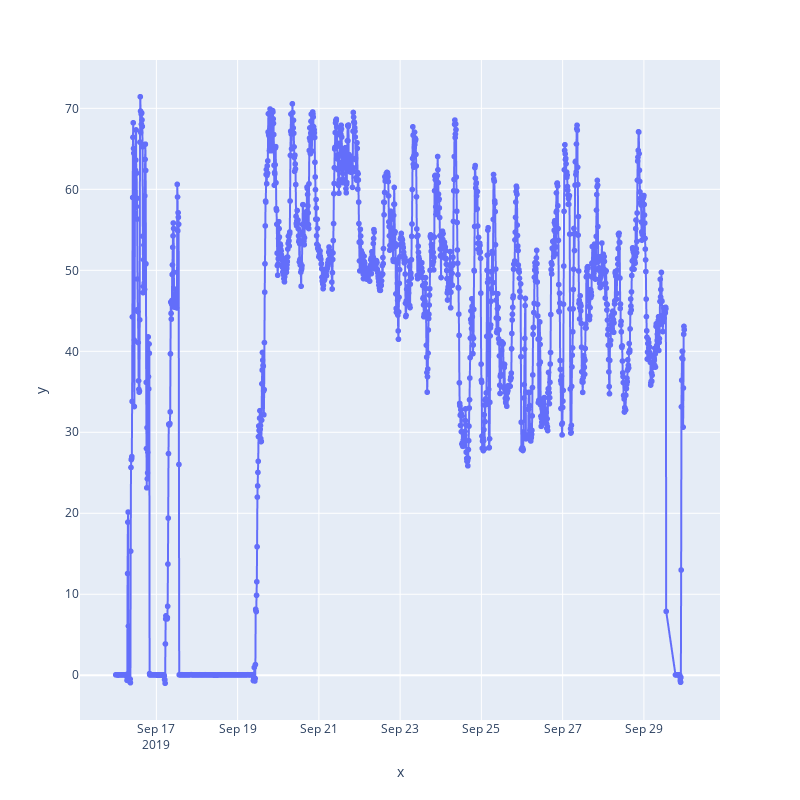

The code cell stored with this chart in its notebook:
### Code cell
fig = px.scatter(x=pd.to_datetime(ndatT["Time:ISO"],unit='s'),
                 y=ndatT["POTENCIA_ACTIVA:MW"]).update_traces(mode='lines+markers')
fig.update_layout(
    autosize=False,
    width=800,
    height=800,
)
fig.show()

### Figure 1 — Plotly figure (JSON) as saved in the notebook; plotly's stock layout.template omitted (floating-point values rounded to 4 significant figures; data arrays with more than 128 entries replaced by an {"elided": "..."} marker saying what was removed)
{"data": [{"hovertemplate": "x=%{x}<br>y=%{y}<extra></extra>", "legendgroup": "", "marker": {"color": "#636efa", "symbol": "circle"}, "mode": "lines+markers", "name": "", "showlegend": false, "type": "scattergl", "x": {"elided": "1984 str values"}, "xaxis": "x", "y": {"elided": "1984 float values"}, "yaxis": "y"}], "layout": {"autosize": false, "height": 800, "legend": {"tracegroupgap": 0}, "margin": {"t": 60}, "width": 800, "xaxis": {"anchor": "y", "autorange": true, "domain": [0, 1], "range": ["2019-09-15 02:52:52.2955", "2019-09-30 20:57:07.7045"], "title": {"text": "x"}, "type": "date"}, "yaxis": {"anchor": "x", "autorange": true, "domain": [0, 1], "range": [-5.523, 75.97], "title": {"text": "y"}, "type": "linear"}}}
